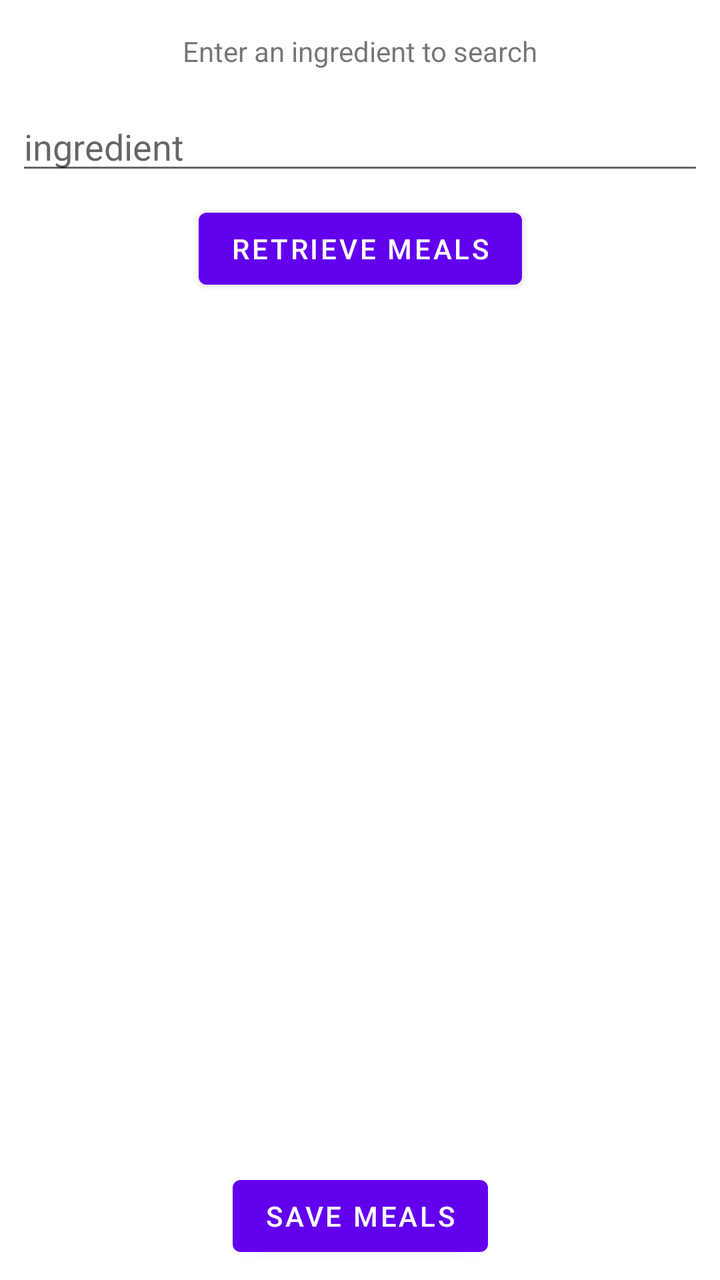
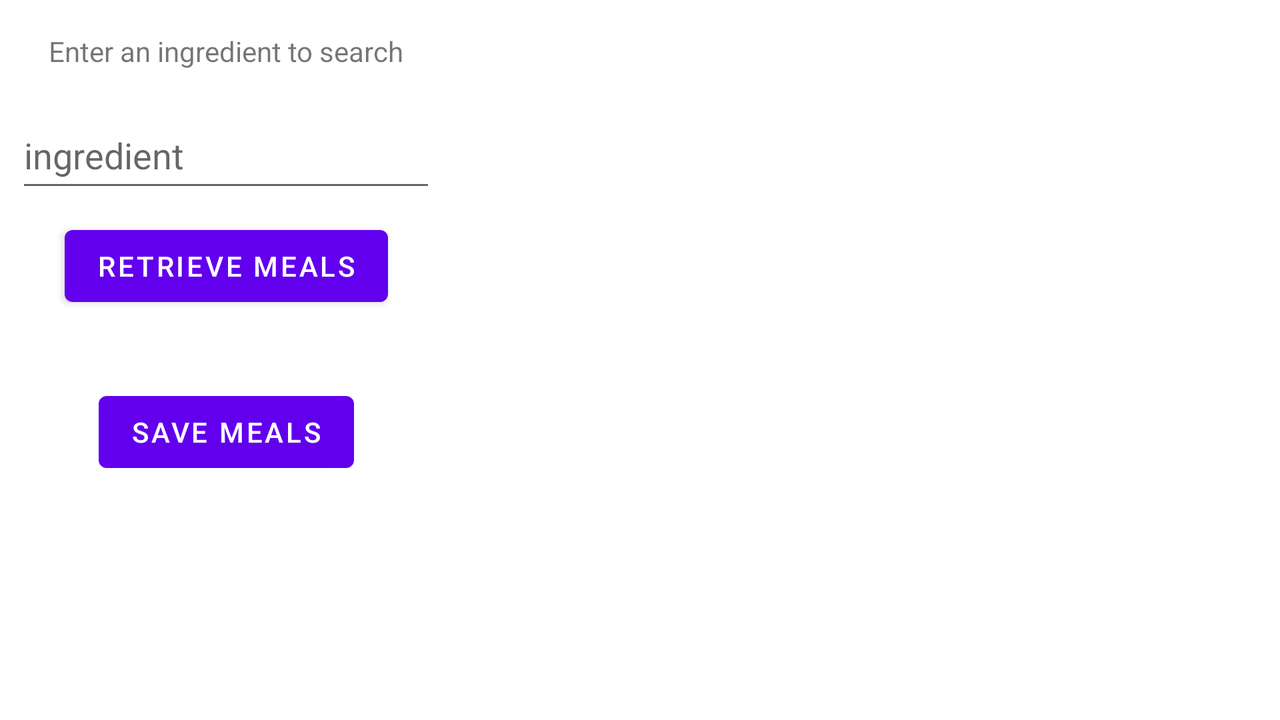

One screen, two layout resources from the same app: the default and the repository's alternative for another configuration. Each is rendered where Android would select it; the XML of both is given below.
<!-- AndroidManifest.xml: application theme Theme.Meals -->
<!-- res/layout/activity_search_by_ingredient.xml -->
<?xml version="1.0" encoding="utf-8"?>
<androidx.constraintlayout.widget.ConstraintLayout xmlns:android="http://schemas.android.com/apk/res/android"
    xmlns:app="http://schemas.android.com/apk/res-auto"
    xmlns:tools="http://schemas.android.com/tools"
    android:layout_width="match_parent"
    android:layout_height="match_parent"
    tools:context=".SearchByIngredientActivity">

    <EditText
        android:id="@+id/txtInputIngredient"
        android:layout_width="0dp"
        android:layout_height="wrap_content"
        android:layout_marginStart="8dp"
        android:layout_marginTop="16dp"
        android:layout_marginEnd="8dp"
        android:ems="10"
        android:hint="ingredient"
        android:drawableLeft="@drawable/round_search_24"
        android:inputType="textPersonName"
        app:layout_constraintEnd_toEndOf="parent"
        app:layout_constraintStart_toStartOf="parent"
        app:layout_constraintTop_toBottomOf="@+id/textView" />

    <TextView
        android:id="@+id/textView"
        android:layout_width="wrap_content"
        android:layout_height="wrap_content"
        android:layout_marginTop="16dp"
        android:text="Enter an ingredient to search"
        app:layout_constraintEnd_toEndOf="parent"
        app:layout_constraintStart_toStartOf="parent"
        app:layout_constraintTop_toTopOf="parent" />

    <TextView
        android:id="@+id/recipeViewer"
        android:layout_width="0dp"
        android:layout_height="0dp"
        android:layout_marginTop="8dp"
        android:layout_marginBottom="8dp"
        android:scrollbars="vertical"
        android:textAlignment="center"
        app:layout_constraintBottom_toTopOf="@+id/btnSaveMeals"
        app:layout_constraintEnd_toEndOf="parent"
        app:layout_constraintHorizontal_bias="0.0"
        app:layout_constraintStart_toStartOf="parent"
        app:layout_constraintTop_toBottomOf="@+id/btnRetrieveMeals"
        app:layout_constraintVertical_bias="1.0" />

    <Button
        android:id="@+id/btnRetrieveMeals"
        android:layout_width="wrap_content"
        android:layout_height="wrap_content"
        android:layout_marginTop="8dp"
        android:text="Retrieve Meals"
        app:layout_constraintEnd_toEndOf="parent"
        app:layout_constraintStart_toStartOf="parent"
        app:layout_constraintTop_toBottomOf="@+id/txtInputIngredient" />

    <Button
        android:id="@+id/btnSaveMeals"
        android:layout_width="wrap_content"
        android:layout_height="wrap_content"
        android:layout_marginBottom="8dp"
        android:text="Save Meals"
        app:layout_constraintBottom_toBottomOf="parent"
        app:layout_constraintEnd_toEndOf="parent"
        app:layout_constraintStart_toStartOf="parent" />

</androidx.constraintlayout.widget.ConstraintLayout>
<!-- resources referenced by this layout -->
<resources>
  <style name="Theme.Meals" parent="Theme.MaterialComponents.DayNight.DarkActionBar">
          
          <item name="colorPrimary">@color/purple_500</item>
          <item name="colorPrimaryVariant">@color/purple_700</item>
          <item name="colorOnPrimary">@color/white</item>
          
          <item name="colorSecondary">@color/teal_200</item>
          <item name="colorSecondaryVariant">@color/teal_700</item>
          <item name="colorOnSecondary">@color/black</item>
          
          <item name="android:statusBarColor">?attr/colorPrimaryVariant</item>
          
      </style>
  <color name="purple_700">#e36414</color>
  <color name="white">#FFFFFFFF</color>
  <color name="teal_200">#FF03DAC5</color>
  <color name="teal_700">#FF018786</color>
  <color name="black">#FF000000</color>
</resources>
<!-- res/layout-land/activity_search_by_ingredient.xml (the repository's variant of the layout above) -->
<!-- drawn on the phone turned sideways -->
<?xml version="1.0" encoding="utf-8"?>
<androidx.constraintlayout.widget.ConstraintLayout xmlns:android="http://schemas.android.com/apk/res/android"
    xmlns:app="http://schemas.android.com/apk/res-auto"
    xmlns:tools="http://schemas.android.com/tools"
    android:layout_width="match_parent"
    android:layout_height="match_parent"
    tools:context=".SearchByIngredientActivity">

    <EditText
        android:id="@+id/txtInputIngredient"
        android:layout_width="0dp"
        android:layout_height="50dp"
        android:layout_marginStart="8dp"
        android:layout_marginTop="16dp"
        android:drawableLeft="@drawable/round_search_24"
        android:ems="10"
        android:hint="@string/ingredient"
        android:inputType="textPersonName"
        app:layout_constraintStart_toStartOf="parent"
        app:layout_constraintTop_toBottomOf="@+id/textView" />

    <TextView
        android:id="@+id/textView"
        android:layout_width="wrap_content"
        android:layout_height="wrap_content"
        android:layout_marginTop="16dp"
        android:text="@string/enter_an_ingredient_to_search"
        app:layout_constraintEnd_toStartOf="@+id/frameLayout"
        app:layout_constraintStart_toStartOf="parent"
        app:layout_constraintTop_toTopOf="parent" />

    <Button
        android:id="@+id/btnRetrieveMeals"
        android:layout_width="wrap_content"
        android:layout_height="wrap_content"
        android:layout_marginTop="8dp"
        android:text="@string/retrieve_meals"
        app:layout_constraintEnd_toStartOf="@+id/frameLayout"
        app:layout_constraintStart_toStartOf="parent"
        app:layout_constraintTop_toBottomOf="@+id/txtInputIngredient" />

    <TextView
        android:id="@+id/txtIngredientInfo"
        android:layout_width="wrap_content"
        android:layout_height="wrap_content"
        android:layout_marginTop="8dp"
        app:layout_constraintEnd_toEndOf="@+id/btnRetrieveMeals"
        app:layout_constraintStart_toStartOf="@+id/btnRetrieveMeals"
        app:layout_constraintTop_toBottomOf="@+id/btnRetrieveMeals" />

    <FrameLayout
        android:id="@+id/frameLayout"
        android:layout_width="0dp"
        android:layout_height="0dp"
        android:layout_marginStart="8dp"
        android:layout_marginTop="8dp"
        android:layout_marginEnd="8dp"
        android:layout_marginBottom="8dp"
        app:layout_constraintBottom_toBottomOf="parent"
        app:layout_constraintEnd_toEndOf="parent"
        app:layout_constraintStart_toEndOf="@+id/txtInputIngredient"
        app:layout_constraintTop_toTopOf="parent">

        <androidx.recyclerview.widget.RecyclerView
            android:id="@+id/recycler_view"
            android:layout_width="match_parent"
            android:layout_height="match_parent"
            android:scrollbars="vertical"
            app:layoutManager="LinearLayoutManager" />
    </FrameLayout>

    <Button
        android:id="@+id/btnSaveMeals"
        android:layout_width="wrap_content"
        android:layout_height="wrap_content"
        android:layout_marginTop="8dp"
        android:text="@string/save_meals"
        app:layout_constraintEnd_toStartOf="@+id/frameLayout"
        app:layout_constraintStart_toStartOf="parent"
        app:layout_constraintTop_toBottomOf="@+id/txtIngredientInfo" />

</androidx.constraintlayout.widget.ConstraintLayout>
<!-- resources referenced by the variant -->
<!-- as the phone turned sideways resolves them -->
<resources>
  <string name="enter_an_ingredient_to_search">Enter an ingredient to search</string>
  <string name="ingredient">ingredient</string>
  <string name="retrieve_meals">Retrieve Meals</string>
  <string name="save_meals">Save Meals</string>
  <style name="Theme.Meals" parent="Theme.MaterialComponents.DayNight.DarkActionBar">
          
          <item name="colorPrimary">@color/purple_500</item>
          <item name="colorPrimaryVariant">@color/purple_700</item>
          <item name="colorOnPrimary">@color/white</item>
          
          <item name="colorSecondary">@color/teal_200</item>
          <item name="colorSecondaryVariant">@color/teal_700</item>
          <item name="colorOnSecondary">@color/black</item>
          
          <item name="android:statusBarColor">?attr/colorPrimaryVariant</item>
          
      </style>
  <color name="purple_700">#e36414</color>
  <color name="white">#FFFFFFFF</color>
  <color name="teal_200">#FF03DAC5</color>
  <color name="teal_700">#FF018786</color>
  <color name="black">#FF000000</color>
</resources>
